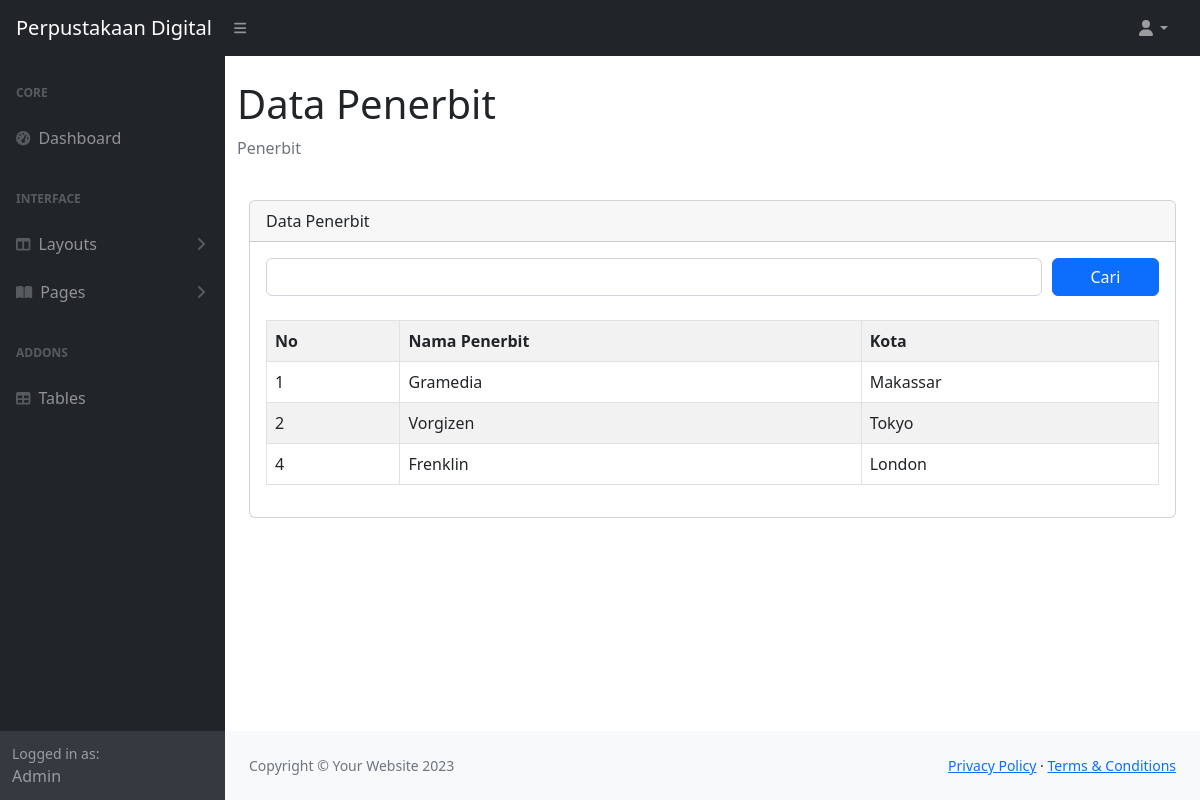
Screenshot of /main/tampilpenerbit2.php with the database file from the repository.
### tables this page shows
CREATE TABLE `penerbit` (
  `id_penerbit` int(11) NOT NULL,
  `nama_penerbit` varchar(50) DEFAULT NULL,
  `kota` varchar(50) DEFAULT NULL
);

### main/tampilpenerbit2.php (the view, shortened to what this page needs)
<?php
    include "navbar2.php";
?>
<!DOCTYPE html>
<html lang="en">
<head>
</head>
<body>
<div id="layoutSidenav_content">
                <main>
                    <div class="container-fluid">
                        <h1 class="mt-4">Data Penerbit</h1>
                        <ol class="breadcrumb mb-4">
                            <li class="breadcrumb-item active">Penerbit</li>
                        </ol>
                        <div class="container">
                    <div class="row">
                        <div class="col-lg-12 mt-3" style="min-height: 300px;">
                        <div class="card">
                        <div class="card-header">
                            Data Penerbit
                        </div>
                        <div class="card-body">
                            <div class="row">
                                <div class="col">
                                    <form class="" method="GET" style="display: flex; align-items: flex-start;">
                                        <input type="text" class="form-control" name="keyword" style="margin-right: 10px;">
                                        <input type="submit" class="btn btn-primary" style="width:120px" name="cari" value="Cari">
                                    </form>
                                </div>
                            </div>
                            <div class="row mt-4">
                                <div class="col">
                                    <table class="table table-bordered table-striped">
                                        <tr>
                                            <th>No</th>
                                            <th>Nama Penerbit</th>
                                            <th>Kota</th>
                                        </tr>
                                        <?php
                                            if(isset($_GET['cari'])){
                                                $keyword = $_GET['keyword'];
                                                $query = mysqli_query($koneksi, "select * from penerbit where nama_penerbit like '%$keyword%'");
                                            }else{
                                                $query = mysqli_query($koneksi, "select * from penerbit");
                                            }
                                            while($ambil_data = mysqli_fetch_array($query)){
                                        ?>
                                        <tr>
                                            <td><?php echo $ambil_data['id_penerbit']; ?></td>
                                            <td><?php echo $ambil_data['nama_penerbit']; ?></td>
                                            <td><?php echo $ambil_data['kota']; ?></td>
                                        </tr>
                                        <?php
                                            }
                                        ?>
                                    </table>
                                </div>
                            </div>
                        </div>
                    </div>
                </div>
            </div>
        </div>
    </div>
</main>
</body>
</html>
<?php
    include "footer.php";
?>

### rows the page displays
penerbit: id_penerbit "1", nama_penerbit "Gramedia", kota "Makassar"
penerbit: id_penerbit "2", nama_penerbit "Vorgizen", kota "Tokyo"
penerbit: id_penerbit "4", nama_penerbit "Frenklin", kota "London"
